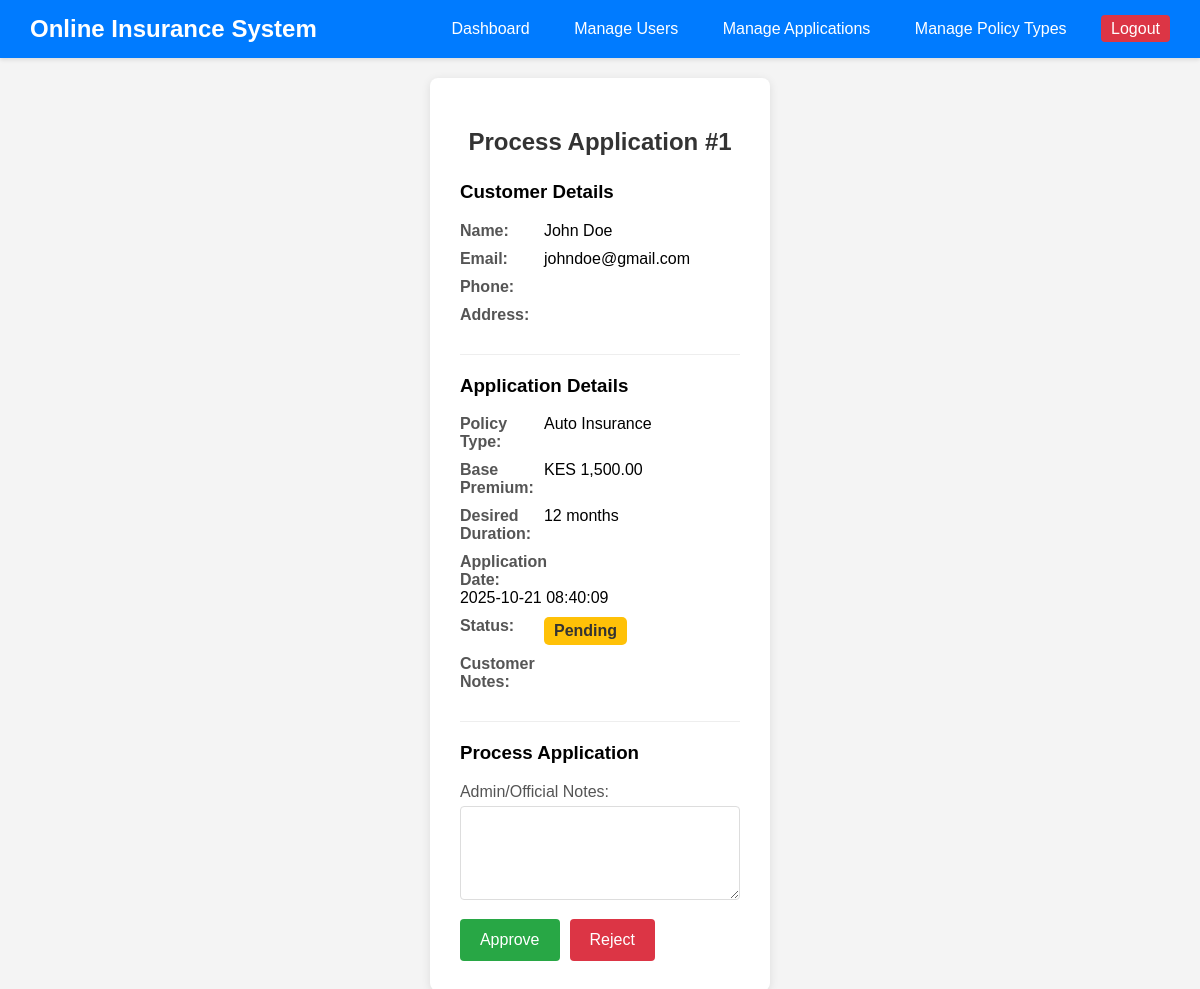
Screenshot of /process_application.php?id=1 (signed in) with the database file from the repository.
### tables this page shows
CREATE TABLE IF NOT EXISTS `applications` (
  `application_id` int(11) NOT NULL AUTO_INCREMENT,
  `user_id` int(11) NOT NULL,
  `policy_type_id` int(11) NOT NULL,
  `desired_duration_months` int(11) NOT NULL,
  `additional_notes` text DEFAULT NULL,
  `admin_notes` text DEFAULT NULL,
  `status_id` int(11) NOT NULL DEFAULT 1,
  `application_date` timestamp NOT NULL DEFAULT current_timestamp(),
  `processed_by_user_id` int(11) DEFAULT NULL,
  `processed_at` datetime DEFAULT NULL,
  PRIMARY KEY (`application_id`),
  KEY `user_id` (`user_id`),
  KEY `policy_type_id` (`policy_type_id`),
  KEY `status_id` (`status_id`)
);

CREATE TABLE IF NOT EXISTS `users` (
  `user_id` int(11) NOT NULL AUTO_INCREMENT,
  `first_name` varchar(100) NOT NULL,
  `last_name` varchar(100) NOT NULL,
  `email` varchar(100) NOT NULL,
  `password_hash` varchar(255) NOT NULL,
  `phone_number` varchar(20) DEFAULT NULL,
  `address` text DEFAULT NULL,
  `role` enum('customer','company_official','administrator') DEFAULT 'customer',
  `created_at` timestamp NOT NULL DEFAULT current_timestamp(),
  PRIMARY KEY (`user_id`),
  UNIQUE KEY `email` (`email`)
);

CREATE TABLE IF NOT EXISTS `policy_types` (
  `policy_type_id` int(11) NOT NULL AUTO_INCREMENT,
  `name` varchar(100) NOT NULL,
  `description` text DEFAULT NULL,
  `base_premium` decimal(10,2) NOT NULL DEFAULT 0.00,
  `min_duration_months` int(11) NOT NULL DEFAULT 1,
  `max_duration_months` int(11) NOT NULL DEFAULT 12,
  `status` enum('Active','Inactive') DEFAULT 'Active',
  PRIMARY KEY (`policy_type_id`),
  UNIQUE KEY `name` (`name`)
);

CREATE TABLE IF NOT EXISTS `application_status_lookup` (
  `status_id` int(11) NOT NULL AUTO_INCREMENT,
  `status_name` varchar(50) NOT NULL,
  PRIMARY KEY (`status_id`),
  UNIQUE KEY `status_name` (`status_name`)
);

### process_application.php (the view, shortened to what this page needs)
<?php
require_once 'config/database.php';
$application_id = null;
$application = null;
if (isset($_GET["id"]) && !empty(trim($_GET["id"]))) {
    $application_id = trim($_GET["id"]);
    $sql = "SELECT
                a.application_id,
                a.user_id,
                u.first_name,
                u.last_name,
                u.email,
                u.phone_number,
                u.address,
                pt.policy_type_id,
                pt.name AS policy_type_name,
                pt.base_premium,
                a.desired_duration_months,
                a.application_date,
                asl.status_name,
                a.additional_notes,
                a.admin_notes
            FROM
                applications a
            JOIN
                users u ON a.user_id = u.user_id
            JOIN
                policy_types pt ON a.policy_type_id = pt.policy_type_id
            JOIN
                application_status_lookup asl ON a.status_id = asl.status_id
            WHERE
                a.application_id = ?";
    if ($stmt = mysqli_prepare($link, $sql)) {
        mysqli_stmt_bind_param($stmt, "i", $application_id);
        if (mysqli_stmt_execute($stmt)) {
            $result = mysqli_stmt_get_result($stmt);
            if (mysqli_num_rows($result) == 1) {
                $application = mysqli_fetch_assoc($result);
            } else {
                $message = "No application found with that ID.";
                $message_type = "error";
            }
        } else {
            $message = "Error fetching application details: " . mysqli_error($link);
            $message_type = "error";
        }
    } else {
        $message = "Database preparation error: " . mysqli_error($link);
        $message_type = "error";
    }
} else {
    header("location: view_applications.php");
    exit;
}
?>
<!DOCTYPE html>
<html lang="en">
<head>
</head>
<body>
    <div class="header">
        <h1>Online Insurance System</h1>
        <nav>
            <a href="dashboard.php">Dashboard</a>
            <?php if ($_SESSION["role"] === 'customer'): ?>
                <a href="apply_policy.php">Apply for Policy</a>
                <a href="my_policies.php">My Policies</a>
                <a href="make_payment.php">Make Payment</a>
            <?php elseif ($_SESSION["role"] === 'company_official'): ?>
                <a href="view_applications.php">View Applications</a>
                <a href="manage_policies.php">Manage Policies</a>
                <a href="create_policy_type.php">New Policy Type</a>
            <?php elseif ($_SESSION["role"] === 'administrator'): ?>
                <a href="admin_users.php">Manage Users</a>
                <a href="admin_applications.php">Manage Applications</a>
                <a href="admin_policy_types.php">Manage Policy Types</a>
            <?php endif; ?>
            <a href="logout.php" class="logout-btn">Logout</a>
        </nav>
    </div>
    <div class="container">
        <h2>Process Application #<?php echo htmlspecialchars($application['application_id'] ?? 'N/A'); ?></h2>
        <?php if ($application): ?>
            <div class="detail-group">
                <h3>Customer Details</h3>
                <div class="detail-row"><div class="label">Name:</div><div class="value"><?php echo htmlspecialchars($application['first_name'] . ' ' . $application['last_name']); ?></div></div>
                <div class="detail-row"><div class="label">Email:</div><div class="value"><?php echo htmlspecialchars($application['email']); ?></div></div>
                <div class="detail-row"><div class="label">Phone:</div><div class="value"><?php echo htmlspecialchars($application['phone_number'] ?? 'N/A'); ?></div></div>
                <div class="detail-row"><div class="label">Address:</div><div class="value"><?php echo htmlspecialchars($application['address'] ?? 'N/A'); ?></div></div>
            </div>
            <div class="detail-group">
                <h3>Application Details</h3>
                <div class="detail-row"><div class="label">Policy Type:</div><div class="value"><?php echo htmlspecialchars($application['policy_type_name']); ?></div></div>
                <div class="detail-row"><div class="label">Base Premium:</div><div class="value">KES <?php echo htmlspecialchars(number_format($application['base_premium'], 2)); ?></div></div>
                <div class="detail-row"><div class="label">Desired Duration:</div><div class="value"><?php echo htmlspecialchars($application['desired_duration_months']); ?> months</div></div>
                <div class="detail-row"><div class="label">Application Date:</div><div class="value"><?php echo htmlspecialchars($application['application_date']); ?></div></div>
                <div class="detail-row"><div class="label">Status:</div><div class="value">
                    <span class="status-badge status-<?php echo strtolower(str_replace(' ', '_', htmlspecialchars($application['status_name']))); ?>">
                        <?php echo htmlspecialchars($application['status_name']); ?>
                    </span>
                </div></div>
                <div class="detail-row"><div class="label">Customer Notes:</div><div class="value"><?php echo htmlspecialchars($application['additional_notes'] ?? 'N/A'); ?></div></div>
            </div>
            <?php if ($application['status_name'] === 'Pending' || $application['status_name'] === 'Under Review'): ?>
                <div class="processing-form">
                    <h3>Process Application</h3>
                    <form action="<?php echo htmlspecialchars($_SERVER["PHP_SELF"]) . '?id=' . htmlspecialchars($application_id); ?>" method="post">
                        <div class="form-group">
                            <label for="admin_notes">Admin/Official Notes:</label>
                            <textarea id="admin_notes" name="admin_notes" rows="4"></textarea>
                        </div>
                        <div class="btn-group">
                            <button type="submit" name="action" value="approve" class="btn btn-success">Approve</button>
                            <button type="submit" name="action" value="reject" class="btn btn-danger">Reject</button>
                        </div>
                    </form>
                </div>
            <?php endif; ?>
        <?php else: ?>
            <p style="text-align:center;">Application details not found.</p>
        <?php endif; ?>
    </div>
</body>
</html>

### process_application.php (style rules this page uses)
body { font-family: Arial, sans-serif; background-color: #f4f4f4; margin: 0; padding: 0; display: flex; flex-direction: column; min-height: 100vh; }
.header { background-color: #007bff; color: #fff; padding: 15px 30px; display: flex; justify-content: space-between; align-items: center; box-shadow: 0 2px 4px rgba(0, 0, 0, 0.1); }
.header h1 { margin: 0; font-size: 24px; }
.header nav a { color: #fff; text-decoration: none; margin-left: 20px; font-size: 16px; padding: 5px 10px; border-radius: 4px; transition: background-color 0.2s ease; }
.container { flex-grow: 1; padding: 30px; max-width: 900px; margin: 20px auto; background-color: #fff; border-radius: 8px; box-shadow: 0 2px 10px rgba(0, 0, 0, 0.1); }
h2 { text-align: center; color: #333; margin-bottom: 25px; }
.detail-group { margin-bottom: 20px; border-bottom: 1px solid #eee; padding-bottom: 20px; }
.detail-row { display: flex; margin-bottom: 10px; flex-wrap: wrap; }
.detail-row .label { font-weight: bold; color: #555; flex-basis: 30%; }
.detail-row .value { flex-basis: 70%; }
.status-badge { display: inline-block; padding: 5px 10px; border-radius: 5px; font-weight: bold; color: #fff; }
.status-pending { background-color: #ffc107; color: #333; }
.form-group { margin-bottom: 15px; }
.form-group label { display: block; margin-bottom: 5px; color: #555; }
.form-group textarea { width: 100%; padding: 10px; border: 1px solid #ddd; border-radius: 4px; box-sizing: border-box; font-size: 16px; }
.btn-group { display: flex; gap: 10px; justify-content: flex-start; }
.btn { padding: 12px 20px; font-size: 16px; border: none; border-radius: 4px; cursor: pointer; transition: background-color 0.2s ease; }
.btn-success { background-color: #28a745; color: #fff; }
.btn-danger { background-color: #dc3545; color: #fff; }
.logout-btn { background-color: #dc3545; color: #fff; padding: 8px 15px; border: none; border-radius: 4px; cursor: pointer; text-decoration: none; transition: background-color 0.2s ease; }

### rows the page displays
applications: application_id "1", user.last_name "John Doe", user.email "johndoe@gmail.com", policy_type.name "Auto Insurance", policy_type.base_premium "1,500.00", desired_duration_months "12", application_date "2025-10-21 08:40:09", status.status_name "Pending"
